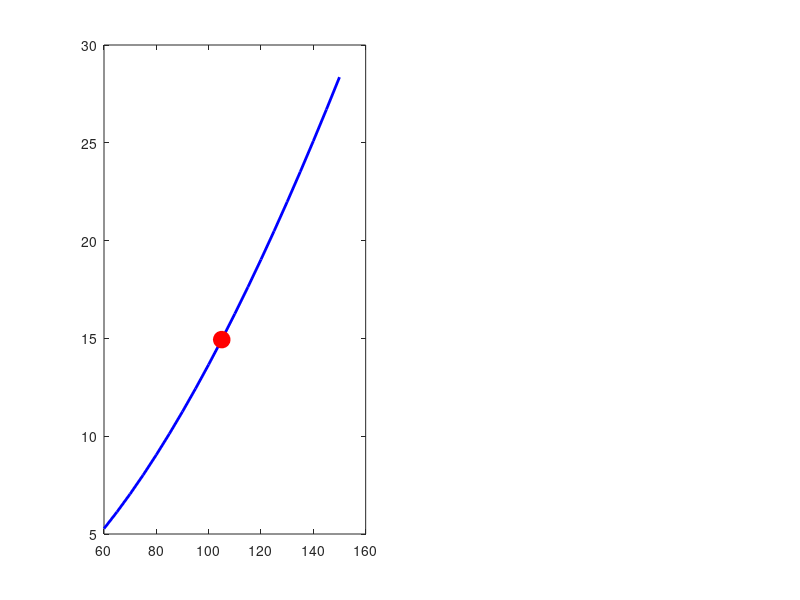

The MATLAB script that drew this image: (Note: this script raises an error after producing the figure.)
%% Multi-Layer Solenoid Coil Design Calculator for VLF Metal Detector
% DTU Course 34621 - Electromagnetic Sensors and Digital Signal Processing
%
% For coils wound in MULTIPLE LAYERS around a cylinder
%
% Author: Metal Detector Project Team
% Date: January 2025

clear; clc; close all;

%% ========================================================================
%  MULTI-LAYER SOLENOID FORMULA
%  ========================================================================
%
%  Wheeler's formula for multi-layer solenoid:
%
%       L (µH) = (0.8 × r² × N²) / (6r + 9l + 10w)   [r, l, w in cm]
%
%  Where:
%       r = mean radius of the coil [cm]
%       l = axial length (height of winding) [cm]
%       w = radial build (depth/thickness of winding) [cm]
%       N = total number of turns
%
%  ========================================================================

%% ========================================================================
%  USER-ADJUSTABLE PARAMETERS
%  ========================================================================

% Operating parameters
f_tx = 2000;                    % TX frequency [Hz]
V_supply = 7.5;                 % Design voltage [V]

% =========================================================================
% TX COIL - READY TO IMPLEMENT
% =========================================================================
TX.wire_diameter = 0.52e-3;     % Wire diameter [m] (0.52 mm = AWG 24)
TX.wire_rho = 1.68e-8;          % Copper resistivity [Ohm*m]
TX.diameter = 250e-3;           % Form diameter [m] (250 mm)
TX.L_target = 15e-3;            % Target inductance [H] (15 mH)
TX.n_layers = 3;                % Number of layers

% =========================================================================
% RX COIL - PLACEHOLDER (update when dimensions known)
% =========================================================================
RX.wire_diameter = 0.32e-3;     % Wire diameter [m] (0.32 mm = AWG 28) - TBD
RX.wire_rho = 1.68e-8;          % Copper resistivity [Ohm*m]
RX.diameter = 80e-3;            % Form diameter [m] - TBD
RX.L_target = 10e-3;            % Target inductance [H] (10 mH) - requirement 16
RX.n_layers = 4;                % Number of layers - TBD

% =========================================================================
% BUCKING COIL - PLACEHOLDER (update when dimensions known)
% =========================================================================
Bucking.wire_diameter = 0.52e-3;  % Wire diameter [m] - TBD
Bucking.wire_rho = 1.68e-8;       % Copper resistivity [Ohm*m]
Bucking.diameter = 120e-3;        % Form diameter [m] - TBD (between TX and RX)
Bucking.n_layers = 2;             % Number of layers - TBD
Bucking.N_start = 40;             % Starting turns - TBD (adjust empirically)

%% ========================================================================
%  HELPER FUNCTIONS
%  ========================================================================

% Calculate coil parameters from total turns and layers
function result = calc_multilayer(N_total, n_layers, r_inner, wire_d, rho)
    turns_per_layer = N_total / n_layers;
    l = turns_per_layer * wire_d;       % Axial length [m]
    w = n_layers * wire_d;              % Radial build [m]
    r_mean = r_inner + w/2;             % Mean radius [m]
    
    % Inductance using Wheeler formula
    L = (0.8 * (r_mean*100)^2 * N_total^2) / ...
        (6*(r_mean*100) + 9*(l*100) + 10*(w*100)) * 1e-6;
    
    % Wire length (sum of all layers)
    wire_len = 0;
    for layer = 1:n_layers
        r_layer = r_inner + (layer - 0.5) * wire_d;
        wire_len = wire_len + turns_per_layer * 2 * pi * r_layer;
    end
    
    % DC resistance
    area = pi * (wire_d/2)^2;
    R_dc = rho * wire_len / area;
    
    result.N = N_total;
    result.n_layers = n_layers;
    result.turns_per_layer = turns_per_layer;
    result.l = l;
    result.w = w;
    result.r_mean = r_mean;
    result.L = L;
    result.wire_len = wire_len;
    result.R_dc = R_dc;
end

% Find turns needed for target inductance
function N = find_turns(L_target, n_layers, r_inner, wire_d, rho)
    N = 100;  % Initial guess
    for iter = 1:100
        result = calc_multilayer(N, n_layers, r_inner, wire_d, rho);
        L = result.L;
        if L <= 0
            break;
        end
        N_new = N * sqrt(L_target / L);
        if abs(N_new - N) < 0.5
            break;
        end
        N = N_new;
    end
    N = round(N);
end

%% ========================================================================
%  TX COIL CALCULATIONS - READY TO IMPLEMENT
%  ========================================================================

fprintf('\n');
fprintf('╔══════════════════════════════════════════════════════════════════╗\n');
fprintf('║       TX COIL - READY TO IMPLEMENT                              ║\n');
fprintf('╚══════════════════════════════════════════════════════════════════╝\n\n');

TX.r_inner = TX.diameter / 2;

% Find turns needed
TX.N = find_turns(TX.L_target, TX.n_layers, TX.r_inner, TX.wire_diameter, TX.wire_rho);

% Calculate all parameters
TX.result = calc_multilayer(TX.N, TX.n_layers, TX.r_inner, TX.wire_diameter, TX.wire_rho);

% Electrical characteristics
TX.X_L = 2*pi*f_tx*TX.result.L;
TX.Z = sqrt(TX.result.R_dc^2 + TX.X_L^2);
TX.I = V_supply / TX.Z;
TX.Q = TX.X_L / TX.result.R_dc;

fprintf('Design Parameters:\n');
fprintf('  Form diameter:      %.0f mm\n', TX.diameter*1000);
fprintf('  Wire diameter:      %.2f mm (AWG 24)\n', TX.wire_diameter*1000);
fprintf('  Target inductance:  %.1f mH\n', TX.L_target*1000);
fprintf('  Number of layers:   %d\n', TX.n_layers);
fprintf('\n');

fprintf('┌────────────────────────────────────────────────────────────────┐\n');
fprintf('│  TX COIL WINDING SPECIFICATION - FINAL                        │\n');
fprintf('├────────────────────────────────────────────────────────────────┤\n');
fprintf('│  Total turns:       %4d turns                                 │\n', TX.N);
fprintf('│  Turns per layer:   %4.0f turns                                 │\n', TX.result.turns_per_layer);
fprintf('│  Number of layers:  %4d layers                                │\n', TX.n_layers);
fprintf('│  Axial length:      %5.1f mm                                   │\n', TX.result.l*1000);
fprintf('│  Radial build:      %5.1f mm                                   │\n', TX.result.w*1000);
fprintf('│  Winding direction: CLOCKWISE                                 │\n');
fprintf('└────────────────────────────────────────────────────────────────┘\n');
fprintf('\n');

fprintf('Calculated Results:\n');
fprintf('  Inductance:         %.2f mH\n', TX.result.L*1000);
fprintf('  Wire length:        %.1f m\n', TX.result.wire_len);
fprintf('  DC Resistance:      %.2f Ω\n', TX.result.R_dc);
fprintf('\n');

fprintf('Electrical @ %d Hz, %.1f V:\n', f_tx, V_supply);
fprintf('  Reactance (X_L):    %.1f Ω\n', TX.X_L);
fprintf('  Impedance (Z):      %.1f Ω\n', TX.Z);
fprintf('  Current:            %.1f mA\n', TX.I*1000);
fprintf('  Q factor:           %.1f\n', TX.Q);
fprintf('\n');

%% ========================================================================
%  TX RESONANCE CAPACITOR
%  ========================================================================
%
%  Purpose: LC tank converts square wave from MCU into sine wave
%           - MCU outputs 2kHz square wave (contains harmonics)
%           - LC tank filters out harmonics, passes only fundamental
%           - Result: clean sine wave for accurate phase detection
%

TX.C_calc = 1 / (4*pi^2*f_tx^2*TX.result.L);  % Calculated capacitance
TX.C_std = 470e-9;  % Standard value (470 nF)
TX.f_resonant = 1 / (2*pi*sqrt(TX.result.L * TX.C_std));

fprintf('Resonance Capacitor:\n');
fprintf('  Calculated C:       %.0f nF\n', TX.C_calc*1e9);
fprintf('  Standard value:     %.0f nF (film capacitor, ≥25V)\n', TX.C_std*1e9);
fprintf('  Actual f_resonant:  %.0f Hz\n', TX.f_resonant);
fprintf('\n');
fprintf('  Circuit: Series LC tank (C in series with L)\n');
fprintf('  Purpose: Converts square wave → sine wave\n');
fprintf('\n');

%% ========================================================================
%  RX COIL CALCULATIONS - PLACEHOLDER
%  ========================================================================

fprintf('\n');
fprintf('╔══════════════════════════════════════════════════════════════════╗\n');
fprintf('║       RX COIL - PLACEHOLDER (update parameters above)           ║\n');
fprintf('╚══════════════════════════════════════════════════════════════════╝\n\n');

RX.r_inner = RX.diameter / 2;

% Find turns needed
RX.N = find_turns(RX.L_target, RX.n_layers, RX.r_inner, RX.wire_diameter, RX.wire_rho);

% Calculate all parameters
RX.result = calc_multilayer(RX.N, RX.n_layers, RX.r_inner, RX.wire_diameter, RX.wire_rho);

% Electrical characteristics
RX.X_L = 2*pi*f_tx*RX.result.L;
RX.Z = sqrt(RX.result.R_dc^2 + RX.X_L^2);
RX.Q = RX.X_L / RX.result.R_dc;

fprintf('*** PLACEHOLDER VALUES - UPDATE WHEN DIMENSIONS KNOWN ***\n\n');

fprintf('Current Parameters (TBD):\n');
fprintf('  Form diameter:      %.0f mm\n', RX.diameter*1000);
fprintf('  Wire diameter:      %.2f mm (AWG 28)\n', RX.wire_diameter*1000);
fprintf('  Target inductance:  %.1f mH (requirement 16: >= 10 mH)\n', RX.L_target*1000);
fprintf('  Number of layers:   %d\n', RX.n_layers);
fprintf('\n');

fprintf('┌────────────────────────────────────────────────────────────────┐\n');
fprintf('│  RX COIL WINDING SPECIFICATION - PLACEHOLDER                  │\n');
fprintf('├────────────────────────────────────────────────────────────────┤\n');
fprintf('│  Total turns:       %4d turns                                 │\n', RX.N);
fprintf('│  Turns per layer:   %4.0f turns                                 │\n', RX.result.turns_per_layer);
fprintf('│  Number of layers:  %4d layers                                │\n', RX.n_layers);
fprintf('│  Axial length:      %5.1f mm                                   │\n', RX.result.l*1000);
fprintf('│  Radial build:      %5.1f mm                                   │\n', RX.result.w*1000);
fprintf('│  Winding direction: COUNTER-CLOCKWISE                         │\n');
fprintf('└────────────────────────────────────────────────────────────────┘\n');
fprintf('\n');

fprintf('Calculated Results:\n');
fprintf('  Inductance:         %.2f mH\n', RX.result.L*1000);
fprintf('  Wire length:        %.1f m\n', RX.result.wire_len);
fprintf('  DC Resistance:      %.2f Ω\n', RX.result.R_dc);
fprintf('  Q factor @ 2kHz:    %.1f\n', RX.Q);
fprintf('\n');

% RX Resonance capacitor (parallel configuration)
RX.C_calc = 1 / (4*pi^2*f_tx^2*RX.result.L);
RX.C_std = 680e-9;  % Standard value
RX.f_resonant = 1 / (2*pi*sqrt(RX.result.L * RX.C_std));

fprintf('Resonance Capacitor (parallel):\n');
fprintf('  Calculated C:       %.0f nF\n', RX.C_calc*1e9);
fprintf('  Standard value:     %.0f nF\n', RX.C_std*1e9);
fprintf('  Actual f_resonant:  %.0f Hz\n', RX.f_resonant);
fprintf('  Purpose: Bandpass filter + voltage gain at resonance\n');
fprintf('\n');

%% ========================================================================
%  BUCKING COIL CALCULATIONS - PLACEHOLDER
%  ========================================================================

fprintf('\n');
fprintf('╔══════════════════════════════════════════════════════════════════╗\n');
fprintf('║     BUCKING COIL - PLACEHOLDER (update parameters above)        ║\n');
fprintf('╚══════════════════════════════════════════════════════════════════╝\n\n');

Bucking.r_inner = Bucking.diameter / 2;

% Calculate parameters for starting turns
Bucking.result = calc_multilayer(Bucking.N_start, Bucking.n_layers, Bucking.r_inner, Bucking.wire_diameter, Bucking.wire_rho);

fprintf('*** PLACEHOLDER VALUES - UPDATE WHEN DIMENSIONS KNOWN ***\n\n');

fprintf('Current Parameters (TBD):\n');
fprintf('  Form diameter:      %.0f mm (between TX and RX)\n', Bucking.diameter*1000);
fprintf('  Wire diameter:      %.2f mm\n', Bucking.wire_diameter*1000);
fprintf('  Starting turns:     %d (ADJUST EMPIRICALLY)\n', Bucking.N_start);
fprintf('  Number of layers:   %d\n', Bucking.n_layers);
fprintf('  Winding direction:  COUNTER-CLOCKWISE (same as RX)\n');
fprintf('\n');

fprintf('┌────────────────────────────────────────────────────────────────┐\n');
fprintf('│  BUCKING COIL WINDING SPECIFICATION - PLACEHOLDER             │\n');
fprintf('├────────────────────────────────────────────────────────────────┤\n');
fprintf('│  Starting turns:   %4d turns  (adjust 30-50 for null)        │\n', Bucking.N_start);
fprintf('│  Turns per layer:  %4.0f turns                                 │\n', Bucking.result.turns_per_layer);
fprintf('│  Number of layers: %4d layers                                │\n', Bucking.n_layers);
fprintf('│  Axial length:     %5.1f mm                                   │\n', Bucking.result.l*1000);
fprintf('│  Radial build:     %5.1f mm                                   │\n', Bucking.result.w*1000);
fprintf('└────────────────────────────────────────────────────────────────┘\n');
fprintf('\n');

fprintf('Calculated Results:\n');
fprintf('  Inductance:         %.2f mH\n', Bucking.result.L*1000);
fprintf('  Wire length:        %.1f m\n', Bucking.result.wire_len);
fprintf('  DC Resistance:      %.2f Ω\n', Bucking.result.R_dc);
fprintf('\n');

%% ========================================================================
%  DESIGN SUMMARY
%  ========================================================================

fprintf('\n');
fprintf('╔══════════════════════════════════════════════════════════════════╗\n');
fprintf('║                     DESIGN SUMMARY                               ║\n');
fprintf('╚══════════════════════════════════════════════════════════════════╝\n\n');

fprintf('┌─────────────────┬─────────────┬─────────────┬─────────────┐\n');
fprintf('│ Parameter       │   TX Coil   │   RX Coil   │   Bucking   │\n');
fprintf('│                 │   (FINAL)   │   (TBD)     │   (TBD)     │\n');
fprintf('├─────────────────┼─────────────┼─────────────┼─────────────┤\n');
fprintf('│ Form diameter   │   %3.0f mm    │    %2.0f mm    │   %3.0f mm    │\n', TX.diameter*1000, RX.diameter*1000, Bucking.diameter*1000);
fprintf('│ Wire diameter   │  %.2f mm    │  %.2f mm    │  %.2f mm    │\n', TX.wire_diameter*1000, RX.wire_diameter*1000, Bucking.wire_diameter*1000);
fprintf('│ Total turns     │   %3d turns │   %3d turns │    %2d turns │\n', TX.N, RX.N, Bucking.N_start);
fprintf('│ Turns per layer │    %2.0f turns │    %2.0f turns │    %2.0f turns │\n', TX.result.turns_per_layer, RX.result.turns_per_layer, Bucking.result.turns_per_layer);
fprintf('│ Layers          │     %d       │     %d       │     %d       │\n', TX.n_layers, RX.n_layers, Bucking.n_layers);
fprintf('│ Axial length    │   %4.1f mm   │   %4.1f mm   │   %4.1f mm   │\n', TX.result.l*1000, RX.result.l*1000, Bucking.result.l*1000);
fprintf('│ Radial build    │    %3.1f mm   │    %3.1f mm   │    %3.1f mm   │\n', TX.result.w*1000, RX.result.w*1000, Bucking.result.w*1000);
fprintf('│ Inductance      │   %4.1f mH   │   %4.1f mH   │   %4.2f mH  │\n', TX.result.L*1000, RX.result.L*1000, Bucking.result.L*1000);
fprintf('│ DC Resistance   │   %4.2f Ω    │   %4.2f Ω    │   %4.2f Ω    │\n', TX.result.R_dc, RX.result.R_dc, Bucking.result.R_dc);
fprintf('│ Wire length     │   %4.1f m    │   %4.1f m    │   %4.1f m    │\n', TX.result.wire_len, RX.result.wire_len, Bucking.result.wire_len);
fprintf('├─────────────────┼─────────────┴─────────────┴─────────────┤\n');
fprintf('│ Winding dir.    │  CLOCKWISE    COUNTER-CW    COUNTER-CW  │\n');
fprintf('└─────────────────┴─────────────────────────────────────────┘\n');
fprintf('\n');
fprintf('Total wire needed: TX=%.0fm + RX=%.0fm + Bucking=%.0fm = %.0fm (+ spare)\n', ...
    TX.result.wire_len, RX.result.wire_len, Bucking.result.wire_len, ...
    TX.result.wire_len + RX.result.wire_len + Bucking.result.wire_len);

%% ========================================================================
%  TX COIL WINDING INSTRUCTIONS - READY TO IMPLEMENT
%  ========================================================================

fprintf('\n');
fprintf('╔══════════════════════════════════════════════════════════════════╗\n');
fprintf('║            TX COIL WINDING INSTRUCTIONS - FINAL                  ║\n');
fprintf('╚══════════════════════════════════════════════════════════════════╝\n\n');

fprintf('TX COIL (%.0f mm diameter form) - Wind CLOCKWISE:\n\n', TX.diameter*1000);
fprintf('  Materials needed:\n');
fprintf('    - Plastic cylinder/form: %.0f mm diameter\n', TX.diameter*1000);
fprintf('    - Copper wire: %.2f mm (AWG 24), %.0f m length\n', TX.wire_diameter*1000, TX.result.wire_len + 5);
fprintf('    - Electrical tape for securing layers\n');
fprintf('\n');
fprintf('  Winding procedure:\n');
fprintf('    1. Mark starting point on the %.0f mm form\n', TX.diameter*1000);
fprintf('    2. Wind %.0f turns CLOCKWISE, close-wound (layer 1)\n', TX.result.turns_per_layer);
fprintf('    3. Apply thin tape to secure\n');
fprintf('    4. Wind %.0f turns back over layer 1 (layer 2)\n', TX.result.turns_per_layer);
fprintf('    5. Apply tape, then wind %.0f turns for layer 3\n', TX.result.turns_per_layer);
fprintf('    6. Total: %d turns in %d layers\n', TX.N, TX.n_layers);
fprintf('\n');
fprintf('  Final dimensions:\n');
fprintf('    - Coil length (axial):  %.1f mm\n', TX.result.l*1000);
fprintf('    - Coil thickness:       %.1f mm\n', TX.result.w*1000);
fprintf('\n');
fprintf('  Verification targets:\n');
fprintf('    - Inductance: %.1f mH ± 20%% (%.1f - %.1f mH)\n', ...
    TX.result.L*1000, TX.result.L*1000*0.8, TX.result.L*1000*1.2);
fprintf('    - DC Resistance: < %.1f Ω\n', TX.result.R_dc * 1.5);
fprintf('    - Current @ %.1fV: %.0f - %.0f mA\n', V_supply, TX.I*1000*0.8, TX.I*1000*1.2);
fprintf('\n');
fprintf('  Resonance capacitor:\n');
fprintf('    - Value: 470 nF (film capacitor)\n');
fprintf('    - Voltage rating: >= 25V\n');
fprintf('    - Connection: Series with TX coil\n');
fprintf('    - Purpose: Converts square wave to sine wave\n');
fprintf('\n');

%% ========================================================================
%  RX AND BUCKING COIL NOTES
%  ========================================================================

fprintf('\n');
fprintf('╔══════════════════════════════════════════════════════════════════╗\n');
fprintf('║          RX AND BUCKING COIL - AWAITING DIMENSIONS               ║\n');
fprintf('╚══════════════════════════════════════════════════════════════════╝\n\n');

fprintf('RX Coil:\n');
fprintf('  - Target inductance: >= 10 mH (requirement 16)\n');
fprintf('  - Winding direction: COUNTER-CLOCKWISE\n');
fprintf('  - Can use thinner wire (AWG 26-30) since no significant current\n');
fprintf('  - Update RX.diameter, RX.wire_diameter, RX.n_layers above\n');
fprintf('\n');

fprintf('Bucking Coil:\n');
fprintf('  - Purpose: Cancel direct TX field at RX location\n');
fprintf('  - Position: Between TX and RX (diameter between the two)\n');
fprintf('  - Winding direction: COUNTER-CLOCKWISE (same as RX)\n');
fprintf('  - Connection: In series with RX coil\n');
fprintf('  - Turns must be adjusted empirically for null (30-50 range)\n');
fprintf('  - Update Bucking.diameter, Bucking.N_start above\n');
fprintf('\n');

fprintf('Bucking adjustment procedure:\n');
fprintf('  1. Wind all three coils\n');
fprintf('  2. Connect RX and Bucking in series (same polarity)\n');
fprintf('  3. Power TX with 2 kHz signal\n');
fprintf('  4. Measure RX+Bucking output on oscilloscope\n');
fprintf('  5. Adjust bucking turns until signal minimized (null)\n');
fprintf('\n');

%% ========================================================================
%  QUICK REFERENCE TABLES
%  ========================================================================

fprintf('\n');
fprintf('╔══════════════════════════════════════════════════════════════════╗\n');
fprintf('║                    QUICK REFERENCE TABLES                        ║\n');
fprintf('╚══════════════════════════════════════════════════════════════════╝\n\n');

fprintf('TX Coil (250 mm, 3 layers, AWG 24) - Turns vs Inductance:\n\n');
fprintf('  Turns    Inductance\n');
fprintf('  -----    ----------\n');
for N_test = round(TX.N * [0.7, 0.8, 0.9, 1.0, 1.1, 1.2, 1.3])
    result = calc_multilayer(N_test, TX.n_layers, TX.r_inner, TX.wire_diameter, TX.wire_rho);
    marker = '';
    if N_test == TX.N
        marker = ' ← Design';
    end
    fprintf('  %4d     %6.2f mH%s\n', N_test, result.L*1000, marker);
end
fprintf('\n');

fprintf('RX Coil wire options (80mm diameter, 10mH, ~20mm tall):\n\n');
fprintf('  AWG    Wire ⌀     Layers   Turns   Height    R_dc\n');
fprintf('  ---    ------     ------   -----   ------    ----\n');
fprintf('  24     0.52 mm       5      180     19 mm    3.7 Ω\n');
fprintf('  26     0.40 mm       4      177     18 mm    6.1 Ω\n');
fprintf('  28     0.32 mm       4      169     14 mm    9.0 Ω\n');
fprintf('  30     0.25 mm       2      188     24 mm   16.3 Ω\n');
fprintf('\n');

%% ========================================================================
%  PLOTS
%  ========================================================================

figure('Name', 'TX Coil Design - Ready to Implement', 'Position', [100, 100, 800, 400]);

% TX turns vs inductance
subplot(1,2,1);
N_range = 60:5:150;
L_range_TX = zeros(size(N_range));
for i = 1:length(N_range)
    result = calc_multilayer(N_range(i), TX.n_layers, TX.r_inner, TX.wire_diameter, TX.wire_rho);
    L_range_TX(i) = result.L * 1000;
end
plot(N_range, L_range_TX, 'b-', 'LineWidth', 2);
hold on;
plot(TX.N, TX.result.L*1000, 'ro', 'MarkerSize', 12, 'MarkerFaceColor', 'r');
yline(TX.L_target*1000, 'g--', 'Target 15 mH', 'LineWidth', 1.5);
xlabel('Total Turns');
ylabel('Inductance [mH]');
title(sprintf('TX Coil (250mm, %d layers, AWG 24)', TX.n_layers));
grid on;
legend('Wheeler Formula', sprintf('%d turns = %.1f mH', TX.N, TX.result.L*1000), 'Location', 'northwest');

% TX current vs inductance
subplot(1,2,2);
L_range = 5:1:25;
I_range = zeros(size(L_range));
for i = 1:length(L_range)
    X_L = 2*pi*f_tx*L_range(i)/1000;
    Z = sqrt(TX.result.R_dc^2 + X_L^2);
    I_range(i) = V_supply / Z * 1000;
end
plot(L_range, I_range, 'b-', 'LineWidth', 2);
hold on;
plot(TX.result.L*1000, TX.I*1000, 'ro', 'MarkerSize', 12, 'MarkerFaceColor', 'r');
xlabel('Inductance [mH]');
ylabel('Current [mA]');
title(sprintf('TX Current @ %.1fV, %d Hz', V_supply, f_tx));
grid on;
legend('Current vs L', sprintf('%.1f mH = %.1f mA', TX.result.L*1000, TX.I*1000), 'Location', 'northeast');

sgtitle('TX Coil Design - VLF Metal Detector', 'FontSize', 14, 'FontWeight', 'bold');

fprintf('\nFigure generated.\n');
fprintf('\n');
fprintf('*** TX COIL IS READY TO IMPLEMENT ***\n');
fprintf('*** Update RX and Bucking parameters when dimensions are known ***\n');
